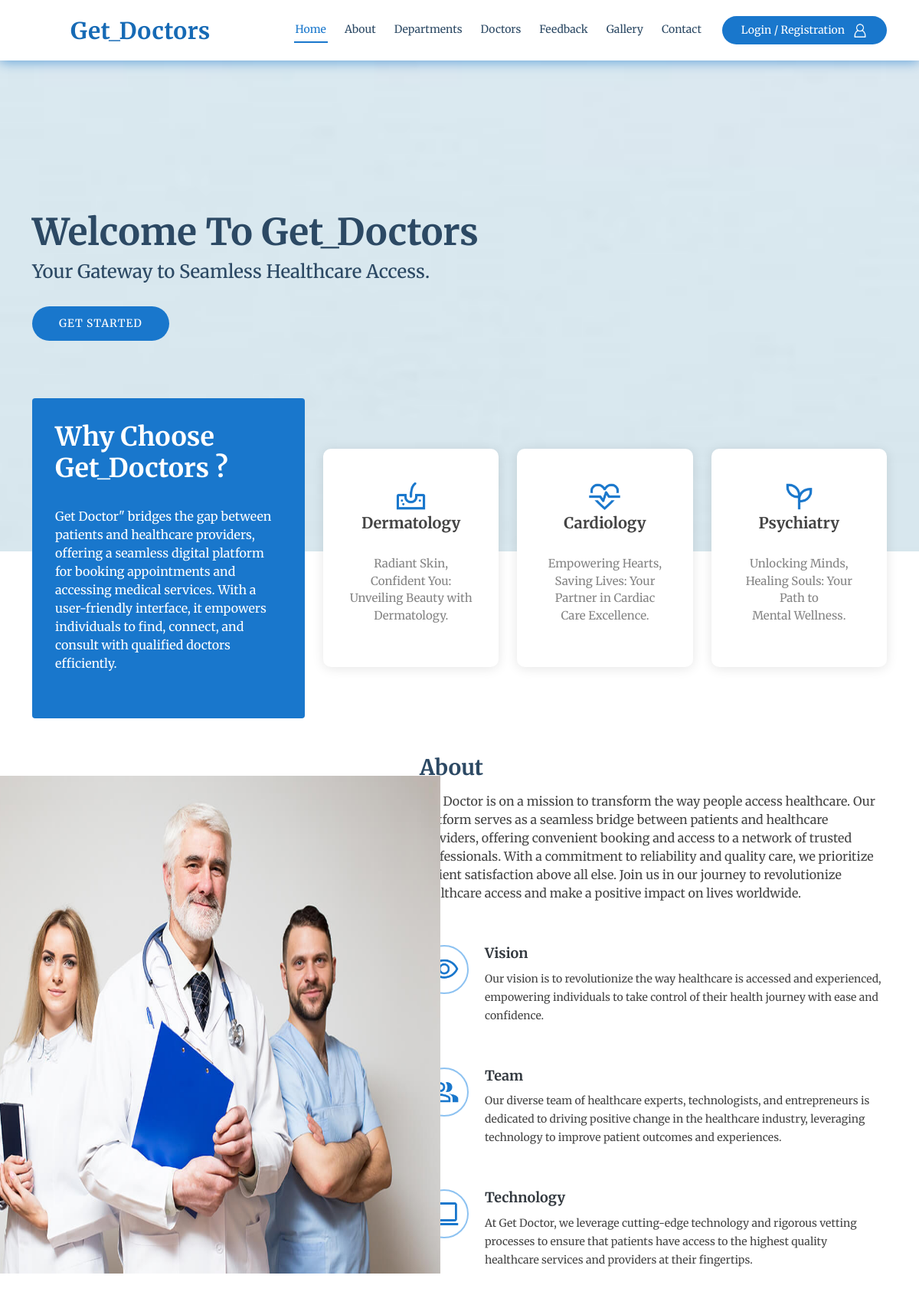
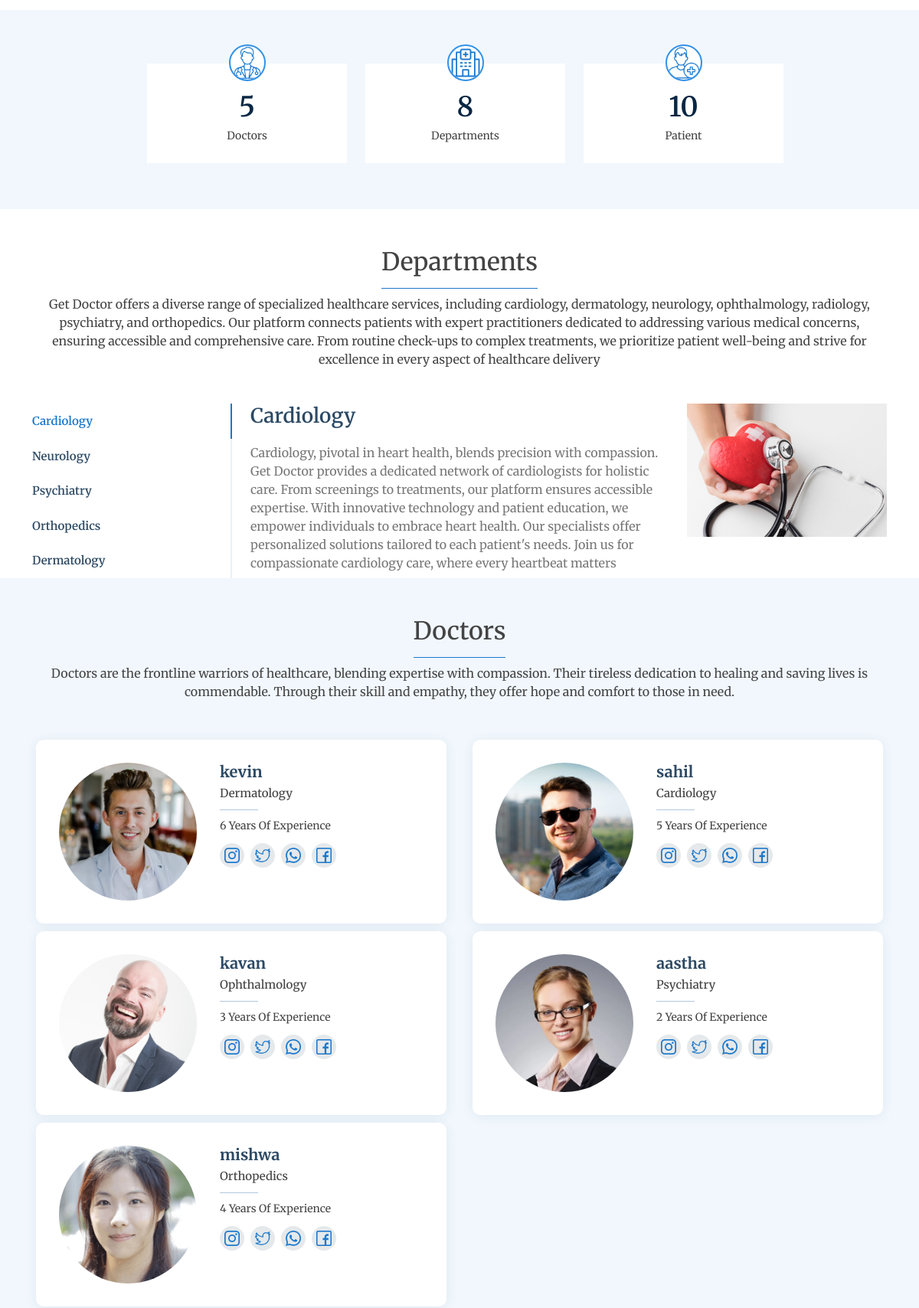
Page /Home.php (upper part) on the committed database (2 pictures, top to bottom).
### tables this page shows
CREATE TABLE IF NOT EXISTS `doctor` (
  `DID` int NOT NULL AUTO_INCREMENT,
  `DPHOTO` longblob NOT NULL,
  `DNAME` varchar(35) NOT NULL,
  `DPASSWORD` varchar(20) NOT NULL,
  `DEMAIL` varchar(35) NOT NULL,
  `DGENDER` varchar(10) NOT NULL,
  `DNUMBER` varchar(10) NOT NULL,
  `DADDRESS` varchar(50) NOT NULL,
  `SID` int NOT NULL,
  `DDATE_OF_BIRTH` date NOT NULL,
  `DCONSULTATION_FEE` int NOT NULL,
  `DEXPERIENCE_YEARS` int NOT NULL,
  `DQUALIFICATION` varchar(50) NOT NULL,
  PRIMARY KEY (`DID`)
);

CREATE TABLE IF NOT EXISTS `specialization` (
  `SID` int NOT NULL AUTO_INCREMENT,
  `SPECIALIZATION` varchar(35) NOT NULL,
  PRIMARY KEY (`SID`)
);

### Home.php (the view, shortened to what this page needs)
<!doctype html>
<html lang="en">
<head>
  <link rel="stylesheet" type="text/css" href="assets/bootstrap/css/bootstrap.min.css">
  <link rel="stylesheet" type="text/css" href="css/Home.css">
</head>
<body>
  <?php
  include("php/database_connection.php");
  ?>
  <header id="header" class="fixed-top">
    <div class="container d-flex align-items-center">
      <h1 class="logo me-auto"><a href="home.php"><span style="color: #166ab5">Get_Doctors</span></a></h1>
      <nav id="navbar" class="navbar order-last order-lg-0">
        <ul>
          <li><a class="nav-link scrollto active" href="#hero">Home</a></li>
          <li><a class="nav-link scrollto" href="#about">About</a></li>
          <li><a class="nav-link scrollto" href="#departments">Departments</a></li>
          <li><a class="nav-link scrollto" href="#doctors">Doctors</a></li>
          <li><a class="nav-link scrollto" href="#feedback">Feedback</a></li>
          <li><a class="nav-link scrollto" href="#gallery">Gallery</a></li>
          <li><a class="nav-link scrollto" href="#contact">Contact</a></li>
        </ul>
      </nav>
      <a href="php/login.php" class="appointment-btn scrollto"><span class="d-none d-md-inline">Login / Registration &nbsp;&nbsp;<img src="assets/images/home/user-interface.png" style="width: 20px;" /></span></a>
    </div>
  </header>
  <section id="hero" class="d-flex align-items-center">
    <div class="container">
      <h1>Welcome to Get_Doctors</h1>
      <h2>Your Gateway to Seamless Healthcare Access.</h2>
      <a href="#about" class="btn-get-started scrollto">Get Started</a>
    </div>
  </section>
  <section id="why-us" class="why-us">
    <div class="container">
      <div class="row">
        <div class="col-lg-4 d-flex align-items-stretch">
          <div class="content">
            <h3>Why Choose Get_Doctors ?</h3>
            <p>
              Get Doctor" bridges the gap between patients and healthcare providers, offering a seamless digital platform for booking appointments and accessing medical services. With a user-friendly interface, it empowers individuals to find, connect, and consult with qualified doctors efficiently.
            </p>
          </div>
        </div>
        <div class="col-lg-8 d-flex align-items-stretch">
          <div class="icon-boxes d-flex flex-column justify-content-center">
            <div class="row">
              <div class="col-xl-4 d-flex align-items-stretch">
                <div class="icon-box mt-4 mt-xl-0">
                  <img src="assets/images/home/dermatology.png" width="45px">
                  <h4>Dermatology</h4>
                  <p>Radiant Skin, Confident You: Unveiling Beauty with Dermatology.</p>
                </div>
              </div>
              <div class="col-xl-4 d-flex align-items-stretch">
                <div class="icon-box mt-4 mt-xl-0">
                  <img src="assets/images/home/cardiology.png" width="45px" />
                  <h4>Cardiology</h4>
                  <p>Empowering Hearts, Saving Lives: Your Partner in Cardiac Care Excellence.</p>
                </div>
              </div>
              <div class="col-xl-4 d-flex align-items-stretch">
                <div class="icon-box mt-4 mt-xl-0">
                  <img src="assets/images/home/psychiatry.png" width="45px">
                  <h4>Psychiatry</h4>
                  <p>Unlocking Minds, Healing Souls: Your Path to Mental Wellness.</p>
                </div>
              </div>
            </div>
          </div>
        </div>
      </div>
    </div>
  </section>
  <section id="about" class="about">
    <div class="container-fluid">
      <div class="row">
        <div class="col-xl-5 col-lg-6 video-box d-flex justify-content-center align-items-stretch position-relative">
          <img src="assets/images/home/about.jpg" class="glightbox play-btn mb-4 kp" />
        </div>
        <div class="col-xl-7 col-lg-6 icon-boxes d-flex flex-column align-items-stretch justify-content-center py-5 px-lg-5">
          <h3>About</h3>
          <p>Get Doctor is on a mission to transform the way people access healthcare. Our platform serves as a seamless bridge between patients and healthcare providers, offering convenient booking and access to a network of trusted professionals. With a commitment to reliability and quality care, we prioritize patient satisfaction above all else. Join us in our journey to revolutionize healthcare access and make a positive impact on lives worldwide.</p>
          <div class="icon-box">
            <div class="icon"><img src="assets/images/home/vision.png" /></div>
            <h4 class="title"><a href="">Vision</a></h4>
            <p class="description">Our vision is to revolutionize the way healthcare is accessed and experienced, empowering individuals to take control of their health journey with ease and confidence.</p>
          </div>
          <div class="icon-box">
            <div class="icon"><img src="assets/images/home/team.png" /></div>
            <h4 class="title"><a href="">Team</a></h4>
            <p class="description">Our diverse team of healthcare experts, technologists, and entrepreneurs is dedicated to driving positive change in the healthcare industry, leveraging technology to improve patient outcomes and experiences.</p>
          </div>
          <div class="icon-box">
            <div class="icon"><img src="assets/images/home/technology.png" /></div>
            <h4 class="title"><a href="">Technology</a></h4>
            <p class="description">At Get Doctor, we leverage cutting-edge technology and rigorous vetting processes to ensure that patients have access to the highest quality healthcare services and providers at their fingertips.</p>
          </div>
        </div>
      </div>
    </div>
  </section>
  <section id="counts" class="counts">
    <div class="container">
      <div class="row">
        <div class="col-lg-3 col-md-6">
          <div class="count-box">
            <img src="assets/images/home/doctor.png" />
            <?php
            $query = "SELECT * FROM DOCTOR";
            $result = $db->query($query);
            ?>
            <p class="countr"><?php
                              if ($result->num_rows > 0) {
                                echo $result->num_rows;
                              } else {
                                echo "0";
                              }
                              ?></p>
            <p>Doctors</p>
          </div>
        </div>
        <div class="col-lg-3 col-md-6 mt-5 mt-md-0">
          <div class="count-box">
            <img src="assets/images/home/hospital.png" />
            <?php
            $query = "SELECT * FROM specialization";
            $result = $db->query($query);
            ?>
            <p class="countr"><?php
                              if ($result->num_rows > 0) {
                                echo $result->num_rows;
                              } else {
                                echo "0";
                              }
                              ?>
            </p>
            <p>Departments</p>
          </div>
        </div>
        <div class="col-lg-3 col-md-6 mt-5 mt-lg-0">
          <div class="count-box">
            <img src="assets/images/home/patient.png" />
            <?php
            $query = "SELECT * FROM patient";
            $result = $db->query($query);
            ?>
            <p class="countr"><?php
                              if ($result->num_rows > 0) {
                                echo $result->num_rows;
                              } else {
                                echo "0";
                              }
                              ?>
            </p>
            <p>Patient</p>
          </div>
        </div>
      </div>
    </div>
  </section>
  <section id="departments" class="departments">
    <div class="container">
      <div class="section-title">
        <h2>Departments</h2>
        <p>Get Doctor offers a diverse range of specialized healthcare services, including cardiology, dermatology, neurology, ophthalmology, radiology, psychiatry, and orthopedics. Our platform connects patients with expert practitioners dedicated to addressing various medical concerns, ensuring accessible and comprehensive care. From routine check-ups to complex treatments, we prioritize patient well-being and strive for excellence in every aspect of healthcare delivery</p>
      </div>
      <div class="row gy-4">
        <div class="col-lg-3">
          <ul class="nav nav-tabs flex-column">
            <li class="nav-item">
              <a class="nav-link active show" data-bs-toggle="tab" href="#tab-1">Cardiology</a>
            </li>
            <li class="nav-item">
              <a class="nav-link" data-bs-toggle="tab" href="#tab-2">Neurology</a>
            </li>
            <li class="nav-item">
              <a class="nav-link" data-bs-toggle="tab" href="#tab-3">Psychiatry</a>
            </li>
            <li class="nav-item">
              <a class="nav-link" data-bs-toggle="tab" href="#tab-4">Orthopedics</a>
            </li>
            <li class="nav-item">
              <a class="nav-link" data-bs-toggle="tab" href="#tab-5">Dermatology</a>
            </li>
          </ul>
        </div>
        <div class="col-lg-9">
          <div class="tab-content">
            <div class="tab-pane active show" id="tab-1">
              <div class="row gy-4">
                <div class="col-lg-8 details order-2 order-lg-1">
                  <h3>Cardiology</h3>
                  <p> Cardiology, pivotal in heart health, blends precision with compassion. Get Doctor provides a dedicated network of cardiologists for holistic care. From screenings to treatments, our platform ensures accessible expertise. With innovative technology and patient education, we empower individuals to embrace heart health. Our specialists offer personalized solutions tailored to each patient's needs. Join us for compassionate cardiology care, where every heartbeat matters</p>
                </div>
                <div class="col-lg-4 text-center order-1 order-lg-2">
                  <img src="assets/images/home/departments-1.jpg" alt="" class="img-fluid">
                </div>
              </div>
            </div>
          </div>
        </div>
      </div>
    </div>
  </section>
  <?php
  $query = "SELECT * FROM DOCTOR";
  $result = $db->query($query);
  ?>
  <section id="doctors" class="doctors">
    <div class="container">
      <div class="section-title">
        <h2>Doctors</h2>
        <p>Doctors are the frontline warriors of healthcare, blending expertise with compassion. Their tireless dedication to healing and saving lives is commendable. Through their skill and empathy, they offer hope and comfort to those in need.</p>
      </div>
      <div class="row">
        <?php
        if ($result->num_rows > 0) {
          $i = 1;
          while ($row = $result->fetch_assoc() and $i <= 6) {
            $i++;
            $sid = $row['SID'];
            $qu = "SELECT * FROM SPECIALIZATION where SID=" . $sid;
            $re = $db->query($qu);
            while ($r = $re->fetch_assoc()) {
              $specialization = $r['SPECIALIZATION'];
            }
            echo '<div class="col-lg-6">
            <div class="member d-flex align-items-start">
              <div class="pic"><img src="assets/images/dimage/' . $row['DPHOTO'] . '" class="img-fluid" alt=""></div>
              <div class="member-info">
                <h4>' . $row['DNAME'] . '</h4>
                <span>' . $specialization . '</span>
                <p>' . $row['DEXPERIENCE_YEARS'] . ' Years Of Experience</p>
                <div class="social">
                  <a href="https://www.instagram.com/accounts/login/" target="_blank"><img src="assets/images/home/instagram.png"/></a>
                  <a href="https://twitter.com/i/flow/login" target="_blank"><img src="assets/images/home/twitter.png"/></a>
                  <a href="https://web.whatsapp.com/" target="_blank"><img src="assets/images/home/whatsapp.png"/></a>
                  <a href="https://www.facebook.com/login/" target="_blank"><img src="assets/images/home/facebook.png"/></a>
                </div>
              </div>
            </div>
          </div>';
          }
        } else {
          echo "NO RECORDs FOUND";
        }
        ?>
      </div>
    </div>
  </section>
</body>
</html>

### rows in the picture
doctor: DPHOTO (picture), DNAME "kevin", SID.SPECIALIZATION "Dermatology", DEXPERIENCE_YEARS "6"
doctor: DPHOTO (picture), DNAME "sahil", SID.SPECIALIZATION "Cardiology", DEXPERIENCE_YEARS "5"
doctor: DPHOTO (picture), DNAME "kavan", SID.SPECIALIZATION "Ophthalmology", DEXPERIENCE_YEARS "3"
doctor: DPHOTO (picture), DNAME "aastha", SID.SPECIALIZATION "Psychiatry", DEXPERIENCE_YEARS "2"
doctor: DPHOTO (picture), DNAME "mishwa", SID.SPECIALIZATION "Orthopedics", DEXPERIENCE_YEARS "4"

### other values in the picture
$result->num_rows "5"
$result->num_rows "8"
$result->num_rows "10"
